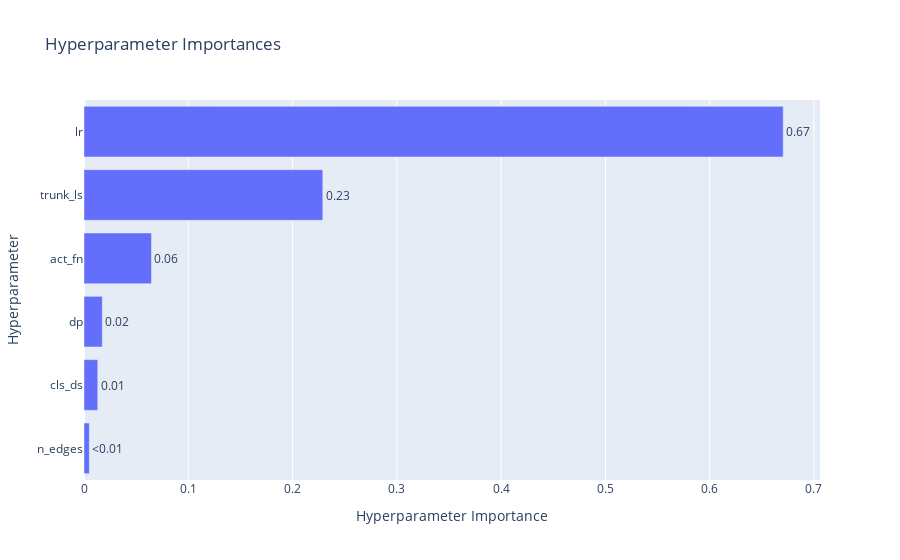
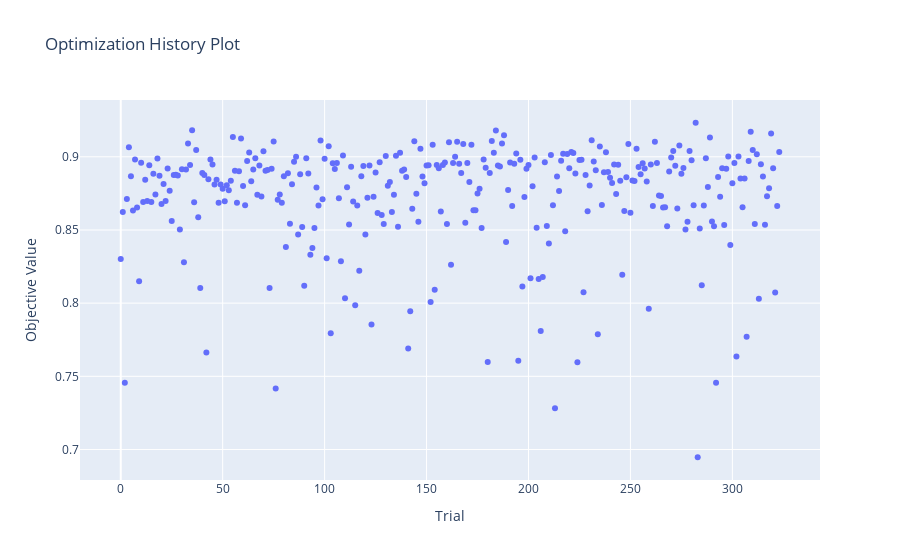

These figures' notebook cell, in order:
### Code cell
print_study_results("cls_gcn")

### Figure 1 — Plotly figure (JSON) as saved in the notebook; plotly's stock layout.template omitted (floating-point values rounded to 4 significant figures)
{"data": [{"cliponaxis": false, "hovertemplate": ["n_edges (CategoricalDistribution): 0.0050828294853289945<extra></extra>", "cls_ds (CategoricalDistribution): 0.01318180490781925<extra></extra>", "dp (CategoricalDistribution): 0.017523627662922713<extra></extra>", "act_fn (CategoricalDistribution): 0.06471454842427293<extra></extra>", "trunk_ls (CategoricalDistribution): 0.2290013414890069<extra></extra>", "lr (CategoricalDistribution): 0.6704958480306492<extra></extra>"], "name": "Objective Value", "orientation": "h", "text": ["<0.01", "0.01", "0.02", "0.06", "0.23", "0.67"], "textposition": "outside", "type": "bar", "x": [0.005083, 0.01318, 0.01752, 0.06471, 0.229, 0.6705], "y": ["n_edges", "cls_ds", "dp", "act_fn", "trunk_ls", "lr"]}], "layout": {"title": {"text": "Hyperparameter Importances"}, "xaxis": {"title": {"text": "Hyperparameter Importance"}}, "yaxis": {"title": {"text": "Hyperparameter"}}}}

### Figure 2 — Plotly figure (JSON) as saved in the notebook; plotly's stock layout.template omitted (floating-point values rounded to 4 significant figures; data arrays with more than 128 entries replaced by an {"elided": "..."} marker saying what was removed)
{"data": [{"mode": "markers", "name": "Objective Value", "type": "scatter", "x": {"elided": "324 int values"}, "y": {"elided": "324 float values"}}, {"marker": {"color": "#cccccc"}, "mode": "markers", "name": "Infeasible Trial", "showlegend": false, "type": "scatter", "x": [], "y": []}], "layout": {"title": {"text": "Optimization History Plot"}, "xaxis": {"title": {"text": "Trial"}}, "yaxis": {"title": {"text": "Objective Value"}}}}
